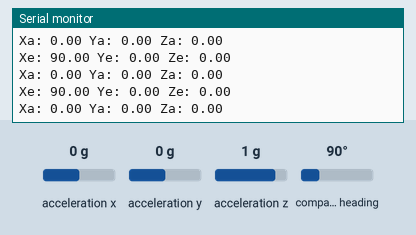
A sketch run on a simulated Arduino Uno, built with avr-gcc and run on an emulated ATmega328P. Shown: the last lines printed to the serial monitor. The test bench sets the inputs (shaded band); at power-on: acceleration x 0 g, acceleration y 0 g, acceleration z 1 g, compass heading 90°.

Above: at 2.2 s.
2.3 s: acceleration x set to -1.4 g
At 3.3 s:
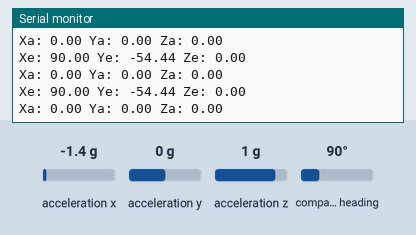
5.3 s: acceleration y set to -1.4 g
At 6.1 s:
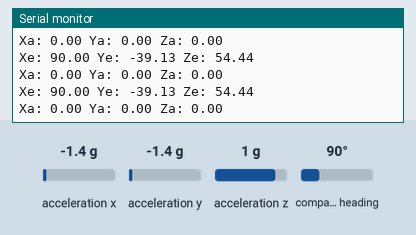
8.3 s: acceleration z set to -1.4 g
At 8.9 s:
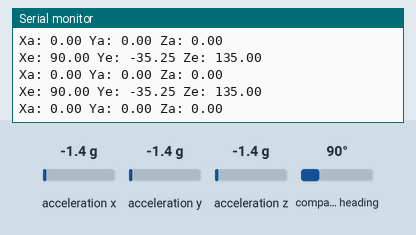
11.3 s: compass heading set to 7°
At 12.0 s:
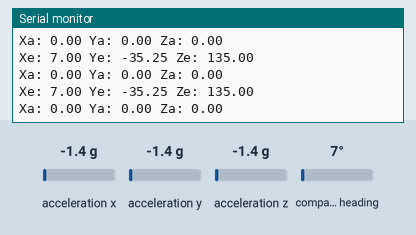
14.3 s: acceleration x set to 0 g
At 15.1 s:
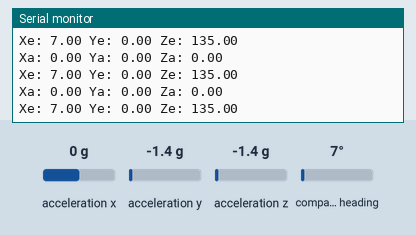
17.3 s: acceleration y set to 0 g
At 17.9 s:
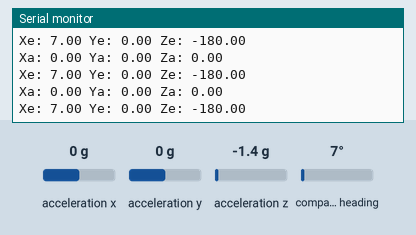
Timing chart, 0 to 20.3 s (numbered marks = the images above; inputs shaded):
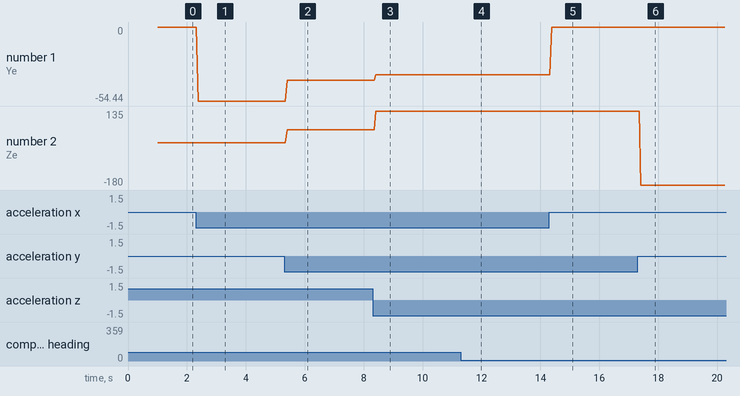

The sketch:

BNO055_Sketch.ino
```cpp
#include <Wire.h>
#include <Adafruit_Sensor.h>
#include <Adafruit_BNO055.h>
#include <utility/imumaths.h>

Adafruit_BNO055 bno = Adafruit_BNO055(55);

void setup(void)
{
  Serial.begin(9600);
  Serial.println("Orientation Sensor Test"); Serial.println("");

  /* Initialise the sensor */
  if(!bno.begin())
  {
    /* There was a problem detecting the BNO055 ... check your connections */
    Serial.print("Ooops, no BNO055 detected ... Check your wiring or I2C ADDR!");
    while(1);
  }

  delay(1000);

  bno.setExtCrystalUse(true);
}

void loop(void)
{
  imu::Vector<3> euler = bno.getVector(Adafruit_BNO055::VECTOR_EULER);
  imu::Vector<3> accelerometer = bno.getVector(Adafruit_BNO055::VECTOR_LINEARACCEL);

  /* Display the floating point data */
  Serial.print("Xe: ");
  Serial.print(euler.x());
  Serial.print(" Ye: ");
  Serial.print(euler.y());
  Serial.print(" Ze: ");
  Serial.print(euler.z());
  Serial.print("\n");

  Serial.print("Xa: ");
  Serial.print(accelerometer.x());
  Serial.print(" Ya: ");
  Serial.print(accelerometer.y());
  Serial.print(" Za: ");
  Serial.print(accelerometer.z());
  Serial.print("\n");
}
```

Measured:
- after the input at 2.3 s, the serial monitor: prints a new line after 0.08 s (image 1)
- after the input at 5.3 s, the serial monitor: prints a new line after 0.10 s (image 2)
- after the input at 8.3 s, the serial monitor: prints a new line after 0.12 s (image 3)
- after the input at 11.3 s, the serial monitor: prints a new line after 0.12 s (image 4)
- after the input at 14.3 s, the serial monitor: prints a new line after 0.08 s (image 5)
- after the input at 17.3 s, the serial monitor: prints a new line after 0.11 s (image 6)
- plotted number 1: 0 → -54.44 after the input at 2.3 s, -54.44 → -39.13 after the input at 5.3 s, -39.13 → -35.25 after the input at 8.3 s
- plotted number 2: 0 → 54.44 after the input at 5.3 s, 54.44 → 135 after the input at 8.3 s, 135 → -180 after the input at 17.3 s
